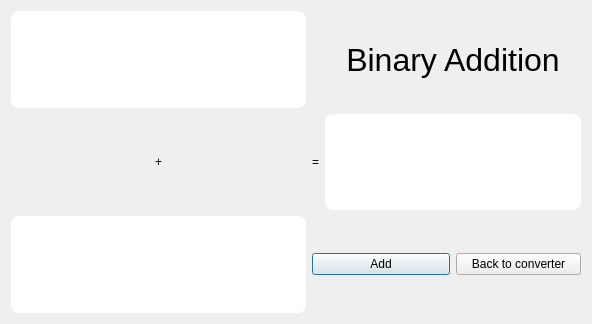
<?xml version="1.0" encoding="UTF-8"?>
<ui version="4.0">
 <class>Dialog</class>
 <widget class="QDialog" name="Dialog">
  <property name="geometry">
   <rect>
    <x>0</x>
    <y>0</y>
    <width>592</width>
    <height>324</height>
   </rect>
  </property>
  <property name="windowTitle">
   <string>Dialog</string>
  </property>
  <layout class="QGridLayout" name="gridLayout">
   <item row="1" column="0">
    <widget class="QTextEdit" name="input1">
     <property name="styleSheet">
      <string notr="true">QTextEdit{
	border: 0px solid ;border-radius:8px; background-color: palette(base); 
}

QTextEdit:focus{
	border: 1px solid rgb(255,105,97); border-radius:8px; background-color : palette(base)
}

QTextEdit:hover{
	border: 1px solid rgb(255,105,97); border-radius:8px; background-color : palette(base)
}</string>
     </property>
    </widget>
   </item>
   <item row="2" column="0">
    <widget class="QLabel" name="label_2">
     <property name="text">
      <string>+</string>
     </property>
     <property name="alignment">
      <set>Qt::AlignCenter</set>
     </property>
    </widget>
   </item>
   <item row="2" column="1">
    <widget class="QLabel" name="label_3">
     <property name="text">
      <string>=</string>
     </property>
     <property name="alignment">
      <set>Qt::AlignCenter</set>
     </property>
    </widget>
   </item>
   <item row="2" column="2" colspan="2">
    <widget class="QTextBrowser" name="outputboxadd">
     <property name="styleSheet">
      <string notr="true">QTextBrowser:hover{
	border: 1px solid rgb(193,225,193); border-radius:8px; background-color : palette(base)
}

QTextBrowser{
	border: 1px  ; border-radius:8px; background-color : palette(base)
}


</string>
     </property>
    </widget>
   </item>
   <item row="3" column="0">
    <widget class="QTextEdit" name="input2">
     <property name="styleSheet">
      <string notr="true">QTextEdit{
	border: 0px solid ;border-radius:8px; background-color: palette(base); 
}

QTextEdit:focus{
	border: 1px solid rgb(167,199,231); border-radius:8px; background-color : palette(base)
}

QTextEdit:hover{
	border: 1px solid rgb(167,199,231); border-radius:8px; background-color : palette(base)
}</string>
     </property>
    </widget>
   </item>
   <item row="3" column="1" colspan="2">
    <widget class="QPushButton" name="addbutton">
     <property name="text">
      <string>Add</string>
     </property>
    </widget>
   </item>
   <item row="3" column="3">
    <widget class="QPushButton" name="backbutton">
     <property name="text">
      <string>Back to converter</string>
     </property>
    </widget>
   </item>
   <item row="1" column="2" colspan="2">
    <widget class="QLabel" name="label">
     <property name="font">
      <font>
       <pointsize>24</pointsize>
      </font>
     </property>
     <property name="text">
      <string>Binary Addition</string>
     </property>
     <property name="alignment">
      <set>Qt::AlignCenter</set>
     </property>
    </widget>
   </item>
  </layout>
 </widget>
 <resources/>
 <connections/>
</ui>
